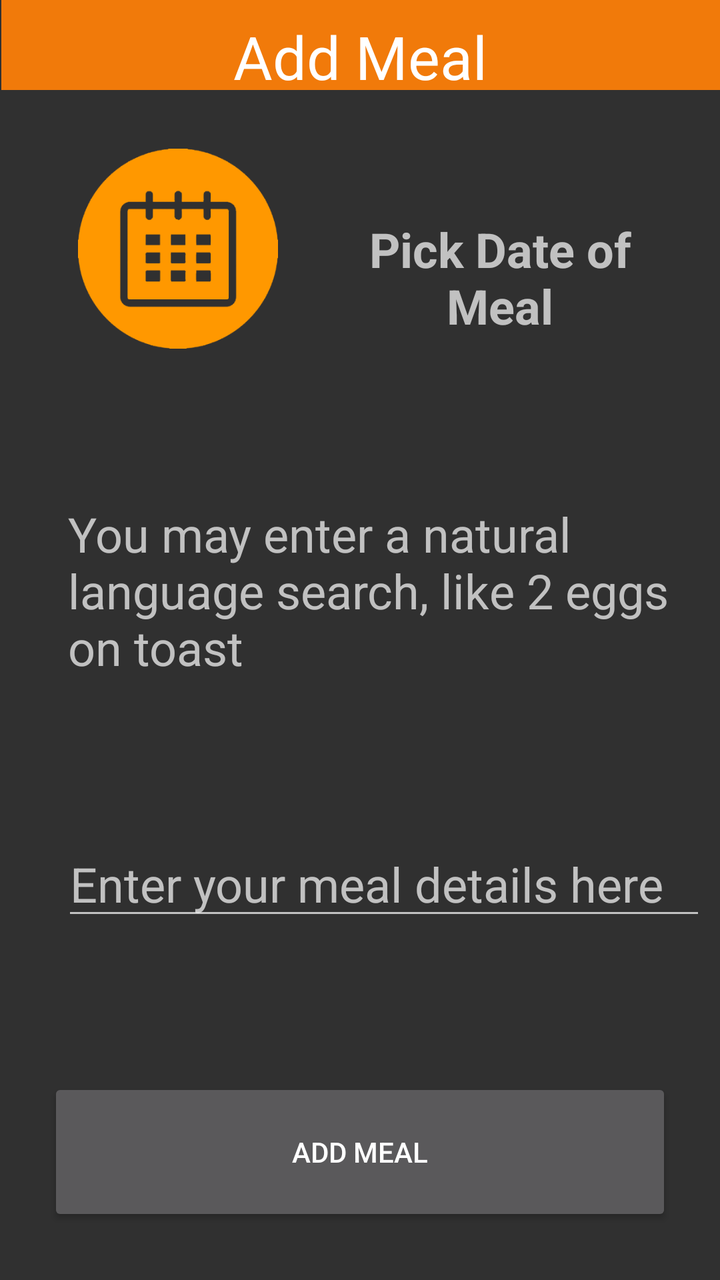
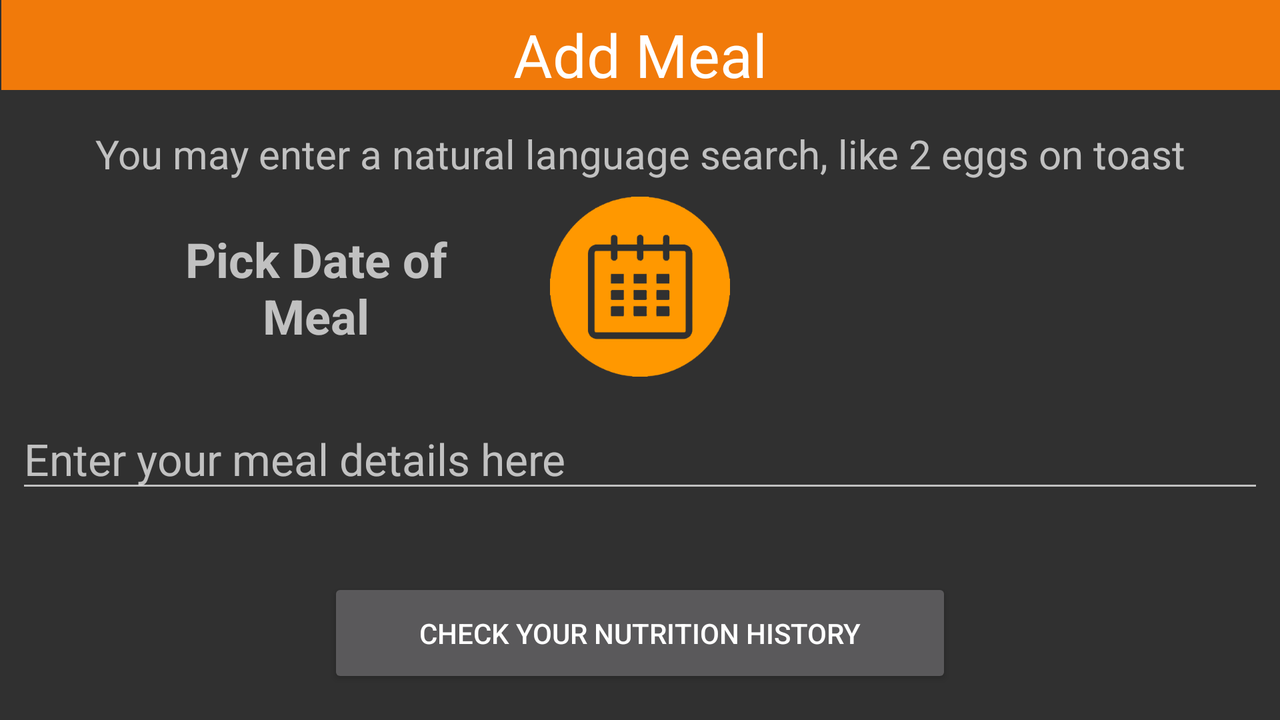

Compare how this app lays out the same screen by default and in its alternative resource folder. The renders come first, then the two layout files and the values they reference.
<!-- AndroidManifest.xml: application theme AppTheme -->
<!-- res/layout/fragment_add_meal.xml -->
<?xml version="1.0" encoding="utf-8"?>
<android.support.constraint.ConstraintLayout
    xmlns:android="http://schemas.android.com/apk/res/android"
    xmlns:app="http://schemas.android.com/apk/res-auto"
    xmlns:tools="http://schemas.android.com/tools"
    android:layout_width="match_parent"
    android:layout_height="match_parent"
    tools:context="com.myfoodmapapp.myfoodmapapp.data.fragments.HomeFragment">

    <View
        android:id="@+id/view7"
        android:layout_width="wrap_content"
        android:layout_height="45dp"
        android:layout_marginEnd="7dp"

        android:layout_marginStart="8dp"
        android:layout_marginTop="0dp"
        android:background="?android:attr/colorMultiSelectHighlight"
        app:layout_constraintLeft_toLeftOf="parent"
        app:layout_constraintRight_toRightOf="parent"
        app:layout_constraintTop_toTopOf="parent" />

    <TextView
        android:id="@+id/textView"
        android:layout_width="wrap_content"
        android:layout_height="wrap_content"
        android:layout_marginEnd="8dp"
        android:layout_marginStart="8dp"
        android:layout_marginTop="8dp"
        android:text="@string/addmeal"
        android:textAppearance="@style/TextAppearance.AppCompat.Large"
        android:textColor="@android:color/background_light"
        android:textSize="30sp"
        app:layout_constraintLeft_toLeftOf="parent"
        app:layout_constraintRight_toRightOf="parent"
        app:layout_constraintTop_toTopOf="parent" />

    <EditText
        android:id="@+id/foodName_txt"
        android:layout_width="322dp"
        android:layout_height="wrap_content"
        android:layout_marginBottom="74dp"
        android:layout_marginStart="31dp"
        android:ems="10"
        android:hint="@string/meal_details"

        android:inputType="text|textCapWords"
        android:selectAllOnFocus="true"
        android:textAppearance="@style/TextAppearance.AppCompat.Large"
        android:textColor="@android:color/holo_blue_dark"
        android:textSize="24sp"
        app:layout_constraintBottom_toTopOf="@+id/button_getData"
        app:layout_constraintLeft_toLeftOf="parent" />

    <Button
        android:id="@+id/button_getData"
        android:layout_width="312dp"
        android:layout_height="74dp"
        android:text="@string/addmeal"
        app:layout_constraintLeft_toLeftOf="parent"
        app:layout_constraintRight_toRightOf="parent"
        app:layout_constraintBottom_toBottomOf="parent"
        android:layout_marginBottom="27dp"
        android:layout_marginStart="8dp"
        android:layout_marginEnd="8dp" />

    <TextView
        android:id="@+id/textView8"
        android:layout_width="314dp"
        android:layout_height="wrap_content"
        android:layout_marginBottom="8dp"
        android:layout_marginStart="34dp"
        android:layout_marginTop="8dp"
        android:text="@string/meal_search"
        android:textSize="24sp"
        app:layout_constraintBottom_toTopOf="@+id/foodName_txt"
        app:layout_constraintLeft_toLeftOf="parent"
        app:layout_constraintTop_toBottomOf="@+id/button_addDate" />

    <ImageButton
        android:id="@+id/button_addDate"
        android:layout_width="100dp"
        android:layout_height="100dp"
        android:layout_marginStart="39dp"
        android:layout_marginTop="26dp"
        android:background="@android:color/transparent"
        android:contentDescription="@string/date_picker_description"
        android:scaleType="fitCenter"
        android:src="@drawable/ic_calendar"
        android:text="@string/date_of_meal"
        app:layout_constraintLeft_toLeftOf="parent"
        app:layout_constraintTop_toBottomOf="@+id/textView" />

    <TextView
        android:id="@+id/date_txt"
        android:layout_width="180dp"
        android:layout_height="wrap_content"
        android:layout_marginStart="21dp"
        android:layout_marginTop="34dp"
        android:defaultFocusHighlightEnabled="true"
        android:ems="10"
        android:hint="@string/date_of_meal"
        android:inputType="none"
        android:textAlignment="center"
        android:textColor="@android:color/holo_blue_dark"
        android:textSize="24sp"
        android:textStyle="bold"
        app:layout_constraintLeft_toRightOf="@+id/button_addDate"
        app:layout_constraintTop_toTopOf="@+id/button_addDate" />

    <ProgressBar
        android:id="@+id/mprogressbar"
        android:layout_width="312dp"
        android:layout_height="30dp"
        android:layout_marginBottom="8dp"
        android:layout_marginEnd="8dp"
        android:layout_marginStart="8dp"
        android:visibility="invisible"
        app:layout_constraintBottom_toTopOf="@+id/button_getData"
        app:layout_constraintLeft_toLeftOf="parent"
        app:layout_constraintRight_toRightOf="parent" />

    <TextView
        android:id="@+id/load_txt"
        android:layout_width="wrap_content"
        android:layout_height="wrap_content"
        android:layout_marginBottom="7dp"
        android:layout_marginLeft="8dp"
        android:layout_marginRight="8dp"
        android:textAlignment="center"
        android:textColor="@android:color/holo_orange_dark"
        app:layout_constraintBottom_toTopOf="@+id/mprogressbar"
        app:layout_constraintLeft_toLeftOf="parent"
        app:layout_constraintRight_toRightOf="parent" />


</android.support.constraint.ConstraintLayout>
<!-- resources referenced by this layout -->
<resources>
  <!-- drawable ic_calendar: png bitmap (drawable-hdpi, 7129 bytes) -->
  <string name="addmeal">Add Meal</string>
  <string name="date_of_meal">Pick Date of Meal</string>
  <string name="date_picker_description">Date Picker Image</string>
  <string name="meal_details">Enter your meal details here</string>
  <string name="meal_search">You may enter a natural language search, like "2 eggs on toast"</string>
  <style name="AppTheme" parent="MyFoodAppTheme">
          
          
          
          
  
  
      </style>
  <style name="MyFoodAppTheme" parent="Theme.AppCompat.NoActionBar">
          <item name="colorAccent">@android:color/holo_orange_dark</item>
      </style>
</resources>
<!-- res/layout-land/fragment_add_meal.xml (the repository's variant of the layout above) -->
<!-- drawn on the phone turned sideways -->
<?xml version="1.0" encoding="utf-8"?>
<android.support.constraint.ConstraintLayout
    xmlns:android="http://schemas.android.com/apk/res/android"
    xmlns:app="http://schemas.android.com/apk/res-auto"
    xmlns:tools="http://schemas.android.com/tools"
    android:layout_width="match_parent"
    android:layout_height="match_parent"
    tools:context="com.myfoodmapapp.myfoodmapapp.data.fragments.HomeFragment">

    <View
        android:id="@+id/view5"
        android:layout_width="wrap_content"
        android:layout_height="45dp"
        android:layout_marginEnd="7dp"

        android:layout_marginStart="8dp"
        android:background="?android:attr/colorMultiSelectHighlight"
        app:layout_constraintLeft_toLeftOf="parent"
        app:layout_constraintRight_toRightOf="parent"
        app:layout_constraintTop_toTopOf="parent" />

    <TextView
        android:id="@+id/textView"
        android:layout_width="wrap_content"
        android:layout_height="wrap_content"
        android:layout_marginEnd="8dp"
        android:layout_marginStart="8dp"
        android:layout_marginTop="7dp"
        android:text="@string/addmeal"
        android:textAppearance="@style/TextAppearance.AppCompat.Large"
        android:textColor="@android:color/background_light"
        android:textSize="30sp"
        app:layout_constraintLeft_toLeftOf="parent"
        app:layout_constraintRight_toRightOf="parent"
        app:layout_constraintTop_toTopOf="parent" />

    <EditText
        android:id="@+id/foodName_txt"
        android:layout_width="0dp"
        android:layout_height="47dp"
        android:layout_marginEnd="8dp"
        android:layout_marginLeft="8dp"
        android:layout_marginRight="8dp"
        android:layout_marginStart="8dp"
        android:layout_marginTop="16dp"
        android:ems="10"
        android:hint="@string/meal_details"
        android:inputType="text|textCapWords"
        android:selectAllOnFocus="true"
        android:textAppearance="@style/TextAppearance.AppCompat.Large"
        android:textColor="@android:color/holo_blue_dark"
        app:layout_constraintLeft_toLeftOf="parent"
        app:layout_constraintRight_toRightOf="parent"
        app:layout_constraintTop_toBottomOf="@+id/button_addDate" />

    <Button
        android:id="@+id/button_getData"
        android:layout_width="312dp"
        android:layout_height="55dp"
        android:layout_marginBottom="16dp"
        android:layout_marginEnd="8dp"
        android:layout_marginStart="8dp"

        android:text="@string/nutrients"
        app:layout_constraintBottom_toBottomOf="parent"
        app:layout_constraintLeft_toLeftOf="parent"
        app:layout_constraintRight_toRightOf="parent" />

    <TextView
        android:id="@+id/textView8"
        android:layout_width="wrap_content"
        android:layout_height="wrap_content"
        android:layout_marginStart="8dp"
        android:layout_marginEnd="8dp"
        android:layout_marginTop="16dp"
        android:text="@string/meal_search"
        android:textAlignment="center"
        android:textSize="20sp"
        app:layout_constraintHorizontal_bias="0.5"
        app:layout_constraintLeft_toLeftOf="parent"
        app:layout_constraintRight_toRightOf="parent"
        app:layout_constraintTop_toBottomOf="@+id/textView"
        android:layout_marginLeft="8dp"
        android:layout_marginRight="8dp" />

    <ImageButton
        android:id="@+id/button_addDate"
        android:layout_width="90dp"
        android:layout_height="90dp"
        android:layout_marginEnd="8dp"
        android:layout_marginStart="8dp"
        android:layout_marginTop="8dp"
        android:background="@android:color/transparent"
        android:contentDescription="@string/date_picker_description"
        android:scaleType="fitCenter"
        android:src="@drawable/ic_calendar"
        android:text="@string/date_of_meal"
        app:layout_constraintLeft_toLeftOf="parent"
        app:layout_constraintRight_toRightOf="parent"
        app:layout_constraintTop_toBottomOf="@+id/textView8" />

    <TextView
        android:id="@+id/date_txt"
        android:layout_width="180dp"
        android:layout_height="wrap_content"
        android:layout_marginEnd="27dp"
        android:layout_marginTop="15dp"
        android:ems="10"
        android:hint="@string/date_of_meal"
        android:inputType="none"
        android:textAlignment="center"
        android:textColor="@android:color/holo_blue_dark"
        android:textSize="24sp"
        android:textStyle="bold"
        app:layout_constraintRight_toLeftOf="@+id/button_addDate"
        app:layout_constraintTop_toTopOf="@+id/button_addDate" />

    <ProgressBar
        android:id="@+id/mprogressbar"
        android:layout_width="109dp"
        android:layout_height="48dp"
        android:layout_marginEnd="8dp"
        android:layout_marginStart="8dp"
        android:visibility="invisible"
        app:layout_constraintBottom_toBottomOf="@+id/button_addDate"
        app:layout_constraintLeft_toRightOf="@+id/button_addDate"
        android:layout_marginLeft="8dp"
        android:layout_marginRight="8dp"
        app:layout_constraintRight_toRightOf="parent" />

    <TextView
        android:id="@+id/load_txt"
        android:layout_width="wrap_content"
        android:layout_height="wrap_content"
        android:textAlignment="center"
        android:textColor="@android:color/holo_orange_dark"
        android:layout_marginStart="8dp"
        app:layout_constraintRight_toRightOf="parent"
        app:layout_constraintLeft_toRightOf="@+id/button_addDate"
        android:layout_marginLeft="8dp"
        android:layout_marginBottom="8dp"
        app:layout_constraintBottom_toTopOf="@+id/mprogressbar" />

</android.support.constraint.ConstraintLayout>
<!-- resources referenced by the variant -->
<!-- as the phone turned sideways resolves them -->
<resources>
  <!-- drawable ic_calendar: png bitmap (drawable-hdpi, 7129 bytes) -->
  <string name="addmeal">Add Meal</string>
  <string name="date_of_meal">Pick Date of Meal</string>
  <string name="date_picker_description">Date Picker Image</string>
  <string name="meal_details">Enter your meal details here</string>
  <string name="meal_search">You may enter a natural language search, like "2 eggs on toast"</string>
  <string name="nutrients">Check Your Nutrition History</string>
  <style name="AppTheme" parent="MyFoodAppTheme">
          
          
          
          
  
  
      </style>
  <style name="MyFoodAppTheme" parent="Theme.AppCompat.NoActionBar">
          <item name="colorAccent">@android:color/holo_orange_dark</item>
      </style>
</resources>
